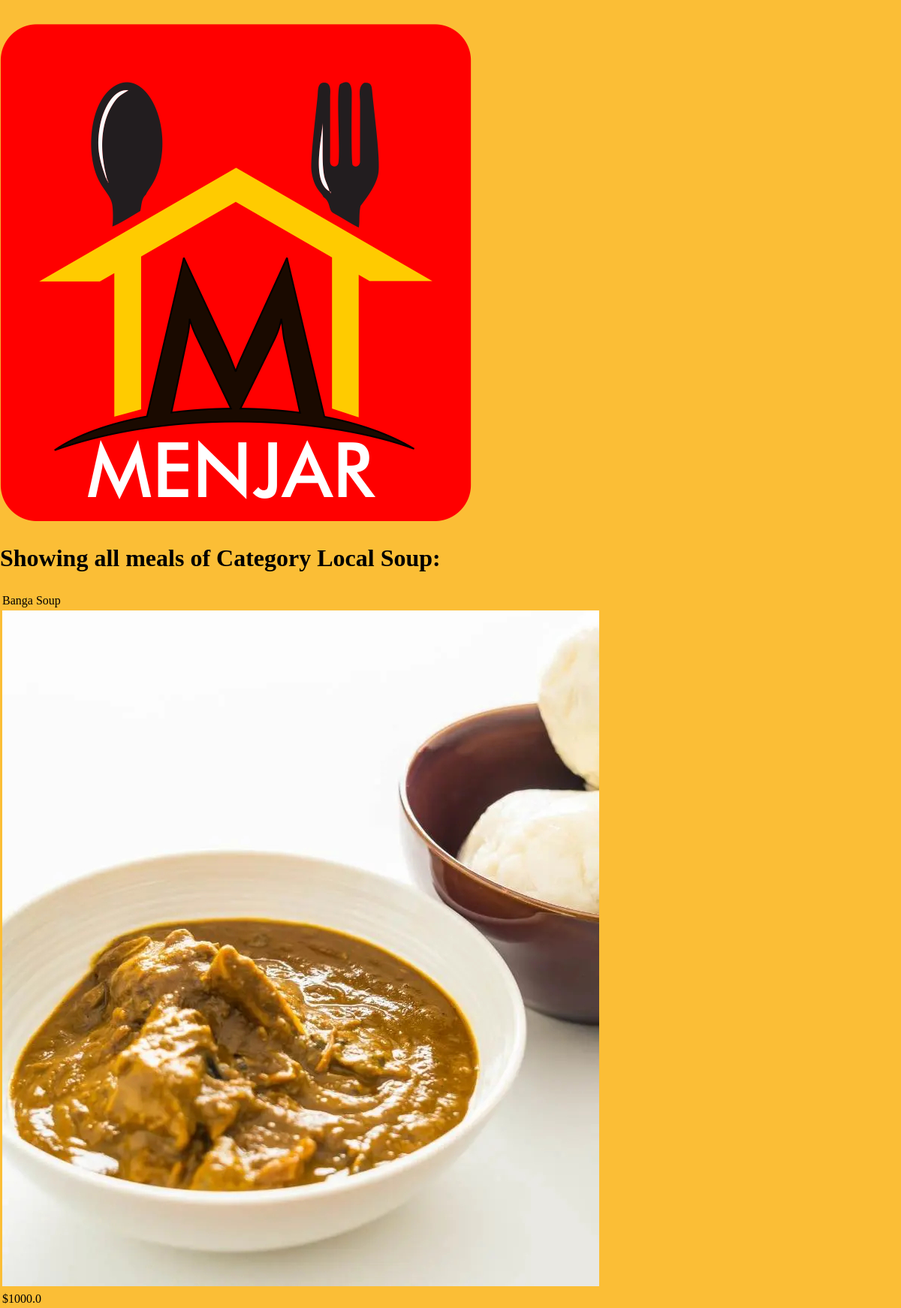
The app's page /displayCategory?categoryId=3 with its own data.
### tables this page shows
CREATE TABLE categories
		(categoryId INTEGER PRIMARY KEY,
		name TEXT
		);

CREATE TABLE meal_items
		(mealId INTEGER PRIMARY KEY,
		name TEXT,
		price REAL,
		description TEXT,
		image TEXT,
		categoryId INTEGER,
		FOREIGN KEY(categoryId) REFERENCES categories(categoryId)
		);

### main.py (the view)
@app.route("/displayCategory")
def displayCategory():
    loggedIn, firstName, noOfitems = getLoginDetails()
    categoryId = request.args.get("categoryId")
    with sqlite3.connect('database.db') as conn:
        cur = conn.cursor()
        cur.execute("SELECT meal_items.mealId, meal_items.name, meal_items.price, meal_items.image, categories.name FROM meal_items, categories WHERE meal_items.categoryId = categories.categoryId AND categories.categoryId = ?", (categoryId, ))
        data = cur.fetchall()
    conn.close()
    categoryName = data[0][4]
    data = parse(data)
    return render_template('display_category.html', data=data, loggedIn=loggedIn, firstName=firstName, categoryName=categoryName, noOfitems=noOfitems)

### main.py (called while the page is built, shortened)
def getLoginDetails():
    with sqlite3.connect('database.db') as conn:
        cur = conn.cursor()
        if 'email' not in session:
            loggedIn = False
            firstName = ''
            noOfItems = 0
    conn.close()
    return (loggedIn, firstName, noOfItems)

def parse(data):
    ans = []
    i = 0
    while i < len(data):
        curr = []
        for j in range(7):
            if i >= len(data):
                break
            curr.append(data[i])
            i += 1
        ans.append(curr)
    return ans

### templates/display_category.html (shortened to what this page needs)
<!DOCTYPE HTML>
<html>
<head>
<link rel="stylesheet" href={{ url_for('static', filename='css/style.css') }} />
</head>
<body>
	<div><img src= {{url_for('static', filename ="/images/Menjar-logo.png")}} alt="Menjar Logo" /></div>
<div>
	<h2>Showing all meals of Category {{categoryName}}:</h2>
	{% for itemData in data %}
	<table>
		<tr id="productName">
			{% for row in itemData %}
			<td>
				{{row[1]}}
			</td>
			{% endfor %}
		</tr>
		<tr id="productImage">
			{% for row in itemData %}
			<td>
				<a href="/mealDescription?mealId={{row[0]}}">
					<img src={{ url_for('static', filename='uploads/' + row[3]) }} id="itemImage" />
				</a>
			</td>
			{% endfor %}
		</tr>
		<tr id="productPrice">
			{% for row in itemData %}
			<td>
				${{row[2]}}
			</td>
			{% endfor %}
		</tr>
	</table>
	{% endfor %}
</div>
</body>
</html>

### static/css/style.css (style rules this page uses)
body { font-family: "Markazi Text", serif; margin: 2rem 0 0; background-color: #fbbe36; }
h2 { font-size: 32px; }

### records on screen
categories: name "Local Soup"
meal_items: name "Banga Soup", image (picture), price "1000.0"
